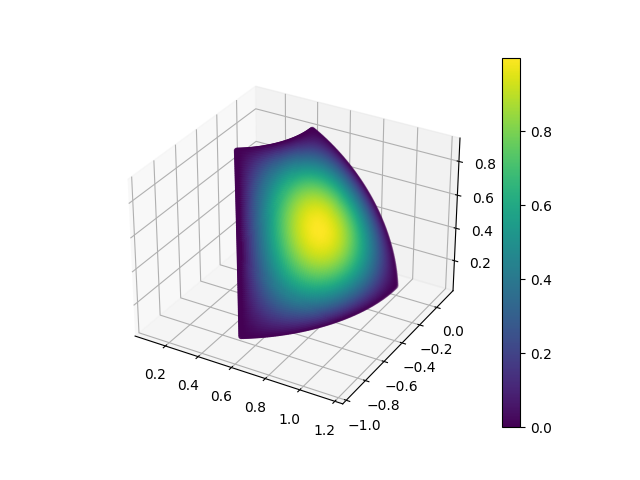

This chart was generated by the following Python code:
import torch
torch.manual_seed(0)

from tpinn.geometry import Transformed
import deepxde as dde
import matplotlib.pyplot as plt

ref = dde.geometry.Rectangle([0, 0], [1, 1])

def to_global(x):
    phi0, theta0 = .25, -1
    return torch.stack([
        torch.sin(x[:, 0:1] + phi0) * torch.cos(x[:, 1:2] + theta0),
        torch.sin(x[:, 0:1] + phi0) * torch.sin(x[:, 1:2] + theta0),
        torch.cos(x[:, 0:1] + phi0),
    ]).transpose(0, -1).squeeze(0)

dim = 3

# Eikonal equation: grad(u) = 1
def pde(y, u):
    hess = 0
    for j in range(ref.dim):
        hess += dde.grad.hessian(u, y, i=j, j=j)
    return (-hess - 1)**2

def bc(x, u):
    u *= x[:, 0:1] * (1 - x[:, 0:1])
    u *= x[:, 1:2] * (1 - x[:, 1:2])
    return u

data = dde.data.PDE(ref, pde, [], num_domain=100)
net = dde.nn.FNN([dim] + [128] * 3 + [1], "tanh", "Glorot uniform")
net.apply_feature_transform(lambda x: to_global(x))

# Zero Dirichlet boundary condition
net.apply_output_transform(lambda x, u: bc(x, u))

model = dde.Model(data, net)
dde.optimizers.config.set_LBFGS_options(maxiter=100)
model.compile("L-BFGS")
model.train()

# Evaluate solution
x = ref.uniform_points(10000)
x = torch.tensor(x)
u = net(x)
u = u.detach().numpy()

# Plot in global coordinates
x = to_global(x)
fig = plt.figure()
ax = fig.add_subplot(111, projection='3d')
cb = ax.scatter(x[:, 0], x[:, 1], x[:, 2], s=10, c=u)
plt.colorbar(cb)
plt.axis('equal')
plt.savefig("02_surface.png")